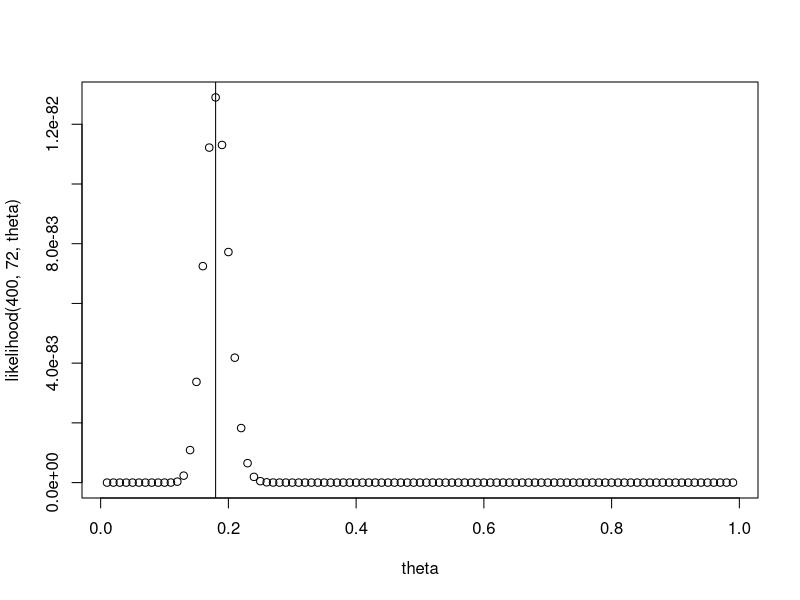
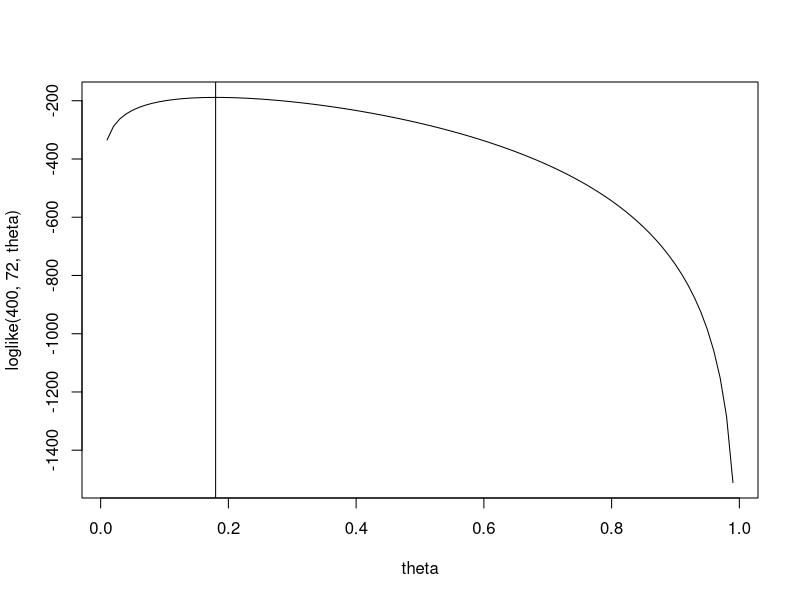

Write the R code that produced these figures, in order.
## Likelihood
likelihood=function(n, y, theta){
  return(theta^y*(1-theta)^(n-y))
}

theta = seq(from=0.01, to=0.99, by=0.01)
plot(theta, likelihood(400, 72, theta))
abline(v=0.18)

# Log Likelihood
loglike=function(n, y, theta){
  return(y*log(theta)+(n-y)*log(1-theta))
}

plot(theta, loglike(400, 72, theta), type="l")
abline(v=.18)
